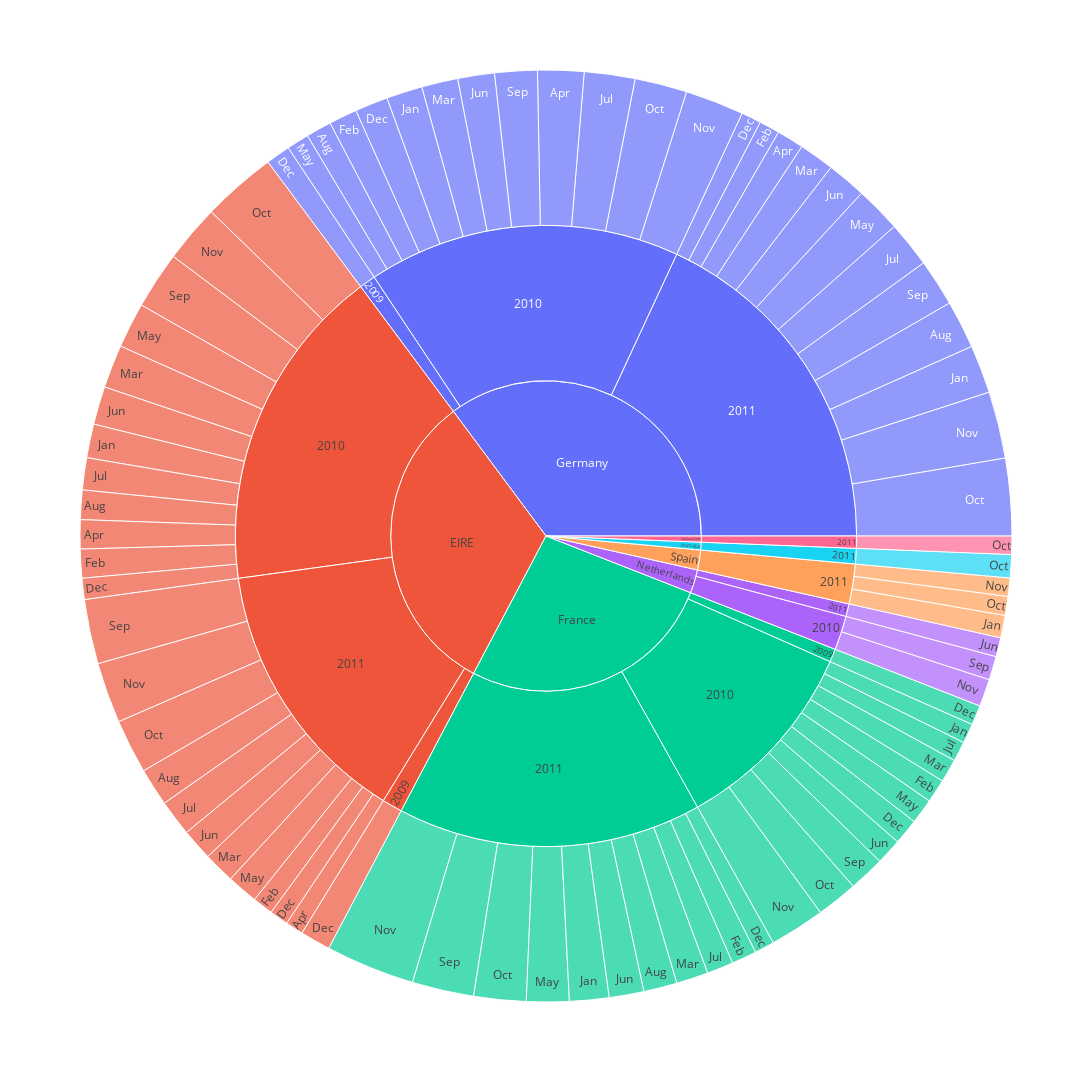

Notebook cell for this chart:
### Code cell
fig = px.sunburst(top_sale_location , path=['Country', 'year', 'month_name'], values='number_of_deals')
fig.update_layout(
    width=1200,  # set the width
    height=1200,  # set the height
)
fig.show()

### Figure 1 — Plotly figure (JSON) as saved in the notebook; plotly's stock layout.template omitted (floating-point values rounded to 4 significant figures)
{"data": [{"branchvalues": "total", "domain": {"x": [0, 1], "y": [0, 1]}, "hovertemplate": "labels=%{label}<br>number_of_deals=%{value}<br>parent=%{parent}<br>id=%{id}<extra></extra>", "ids": ["EIRE/2010/Apr", "Germany/2010/Apr", "EIRE/2011/Apr", "Germany/2011/Apr", "EIRE/2010/Aug", "Germany/2010/Aug", "EIRE/2011/Aug", "France/2011/Aug", "Germany/2011/Aug", "EIRE/2009/Dec", "France/2009/Dec", "Germany/2009/Dec", "EIRE/2010/Dec", "France/2010/Dec", "Germany/2010/Dec", "EIRE/2011/Dec", "France/2011/Dec", "Germany/2011/Dec", "EIRE/2010/Feb", "France/2010/Feb", "Germany/2010/Feb", "EIRE/2011/Feb", "France/2011/Feb", "Germany/2011/Feb", "EIRE/2010/Jan", "France/2010/Jan", "Germany/2010/Jan", "France/2011/Jan", "Germany/2011/Jan", "Spain/2011/Jan", "EIRE/2010/Jul", "France/2010/Jul", "Germany/2010/Jul", "EIRE/2011/Jul", "France/2011/Jul", "Germany/2011/Jul", "EIRE/2010/Jun", "France/2010/Jun", "Germany/2010/Jun", "EIRE/2011/Jun", "France/2011/Jun", "Germany/2011/Jun", "Netherlands/2011/Jun", "EIRE/2010/Mar", "France/2010/Mar", "Germany/2010/Mar", "EIRE/2011/Mar", "France/2011/Mar", "Germany/2011/Mar", "EIRE/2010/May", "France/2010/May", "Germany/2010/May", "EIRE/2011/May", "France/2011/May", "Germany/2011/May", "EIRE/2010/Nov", "France/2010/Nov", "Germany/2010/Nov", "Netherlands/2010/Nov", "EIRE/2011/Nov", "France/2011/Nov", "Germany/2011/Nov", "Spain/2011/Nov", "EIRE/2010/Oct", "France/2010/Oct", "Germany/2010/Oct", "EIRE/2011/Oct", "France/2011/Oct", "Germany/2011/Oct", "Portugal/2011/Oct", "Spain/2011/Oct", "Switzerland/2011/Oct", "EIRE/2010/Sep", "France/2010/Sep", "Germany/2010/Sep", "Netherlands/2010/Sep", "EIRE/2011/Sep", "France/2011/Sep", "Germany/2011/Sep", "EIRE/2009", "France/2009", "Germany/2009", "EIRE/2010", "France/2010", "Germany/2010", "Netherlands/2010", "EIRE/2011", "France/2011", "Germany/2011", "Netherlands/2011", "Portugal/2011", "Spain/2011", "Switzerland/2011", "EIRE", "France", "Germany", "Netherlands", "Portugal", "Spain", "Switzerland"], "labels": ["Apr", "Apr", "Apr", "Apr", "Aug", "Aug", "Aug", "Aug", "Aug", "Dec", "Dec", "Dec", "Dec", "Dec", "Dec", "Dec", "Dec", "Dec", "Feb", "Feb", "Feb", "Feb", "Feb", "Feb", "Jan", "Jan", "Jan", "Jan", "Jan", "Jan", "Jul", "Jul", "Jul", "Jul", "Jul", "Jul", "Jun", "Jun", "Jun", "Jun", "Jun", "Jun", "Jun", "Mar", "Mar", "Mar", "Mar", "Mar", "Mar", "May", "May", "May", "May", "May", "May", "Nov", "Nov", "Nov", "Nov", "Nov", "Nov", "Nov", "Nov", "Oct", "Oct", "Oct", "Oct", "Oct", "Oct", "Oct", "Oct", "Oct", "Sep", "Sep", "Sep", "Sep", "Sep", "Sep", "Sep", "2009", "2009", "2009", "2010", "2010", "2010", "2010", "2011", "2011", "2011", "2011", "2011", "2011", "2011", "EIRE", "France", "Germany", "Netherlands", "Portugal", "Spain", "Switzerland"], "name": "", "parents": ["EIRE/2010", "Germany/2010", "EIRE/2011", "Germany/2011", "EIRE/2010", "Germany/2010", "EIRE/2011", "France/2011", "Germany/2011", "EIRE/2009", "France/2009", "Germany/2009", "EIRE/2010", "France/2010", "Germany/2010", "EIRE/2011", "France/2011", "Germany/2011", "EIRE/2010", "France/2010", "Germany/2010", "EIRE/2011", "France/2011", "Germany/2011", "EIRE/2010", "France/2010", "Germany/2010", "France/2011", "Germany/2011", "Spain/2011", "EIRE/2010", "France/2010", "Germany/2010", "EIRE/2011", "France/2011", "Germany/2011", "EIRE/2010", "France/2010", "Germany/2010", "EIRE/2011", "France/2011", "Germany/2011", "Netherlands/2011", "EIRE/2010", "France/2010", "Germany/2010", "EIRE/2011", "France/2011", "Germany/2011", "EIRE/2010", "France/2010", "Germany/2010", "EIRE/2011", "France/2011", "Germany/2011", "EIRE/2010", "France/2010", "Germany/2010", "Netherlands/2010", "EIRE/2011", "France/2011", "Germany/2011", "Spain/2011", "EIRE/2010", "France/2010", "Germany/2010", "EIRE/2011", "France/2011", "Germany/2011", "Portugal/2011", "Spain/2011", "Switzerland/2011", "EIRE/2010", "France/2010", "Germany/2010", "Netherlands/2010", "EIRE/2011", "France/2011", "Germany/2011", "EIRE", "France", "Germany", "EIRE", "France", "Germany", "Netherlands", "EIRE", "France", "Germany", "Netherlands", "Portugal", "Spain", "Switzerland", "", "", "", "", "", "", ""], "type": "sunburst", "values": [496, 789, 306, 462, 502, 436, 648, 571, 820, 519, 337, 417, 362, 439, 564, 320, 339, 340, 493, 403, 483, 353, 426, 350, 577, 336, 615, 675, 825, 385, 548, 341, 866, 618, 453, 787, 651, 445, 627, 542, 593, 674, 325, 739, 398, 620, 537, 548, 604, 776, 431, 383, 532, 727, 786, 987, 944, 1003, 470, 1037, 1524, 1142, 312, 1272, 707, 893, 928, 892, 1321, 397, 323, 312, 979, 614, 727, 405, 1104, 1055, 805, 519, 337, 417, 8382, 5058, 8006, 875, 6925, 7803, 8916, 325, 397, 1020, 312, 15826, 13198, 17339, 1200, 397, 1020, 312]}], "layout": {"height": 1200, "legend": {"tracegroupgap": 0}, "margin": {"t": 60}, "width": 1200}}
